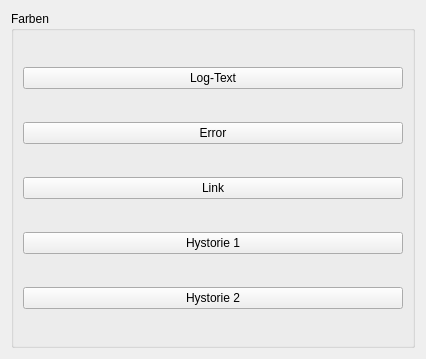
<ui version="4.0" >
 <class>config</class>
 <widget class="QWidget" name="config" >
  <property name="geometry" >
   <rect>
    <x>0</x>
    <y>0</y>
    <width>426</width>
    <height>359</height>
   </rect>
  </property>
  <property name="windowTitle" >
   <string>Einstellungen</string>
  </property>
  <layout class="QGridLayout" name="gridLayout_2" >
   <item row="0" column="0" >
    <widget class="QGroupBox" name="groupBox" >
     <property name="title" >
      <string>Farben</string>
     </property>
     <layout class="QGridLayout" name="gridLayout" >
      <item row="0" column="0" >
       <widget class="QPushButton" name="logButton" >
        <property name="text" >
         <string>Log-Text</string>
        </property>
       </widget>
      </item>
      <item row="1" column="0" >
       <widget class="QPushButton" name="errButton" >
        <property name="text" >
         <string>Error</string>
        </property>
       </widget>
      </item>
      <item row="4" column="0" >
       <widget class="QPushButton" name="verlauf2Button" >
        <property name="text" >
         <string>Hystorie 2</string>
        </property>
       </widget>
      </item>
      <item row="3" column="0" >
       <widget class="QPushButton" name="verlauf1Button" >
        <property name="text" >
         <string>Hystorie 1</string>
        </property>
       </widget>
      </item>
      <item row="2" column="0" >
       <widget class="QPushButton" name="linkButton" >
        <property name="text" >
         <string>Link</string>
        </property>
       </widget>
      </item>
     </layout>
    </widget>
   </item>
  </layout>
 </widget>
 <resources/>
 <connections/>
</ui>
